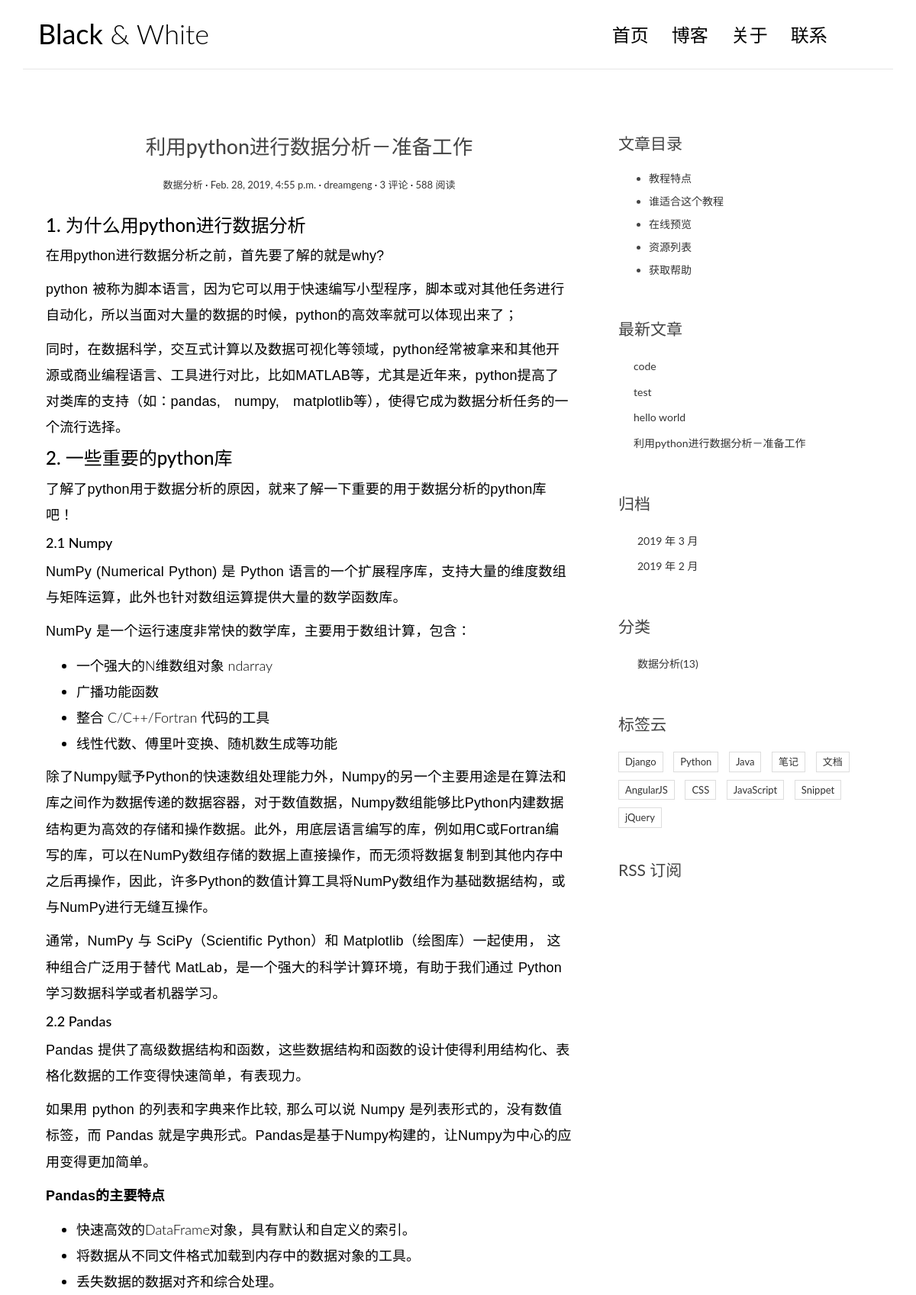
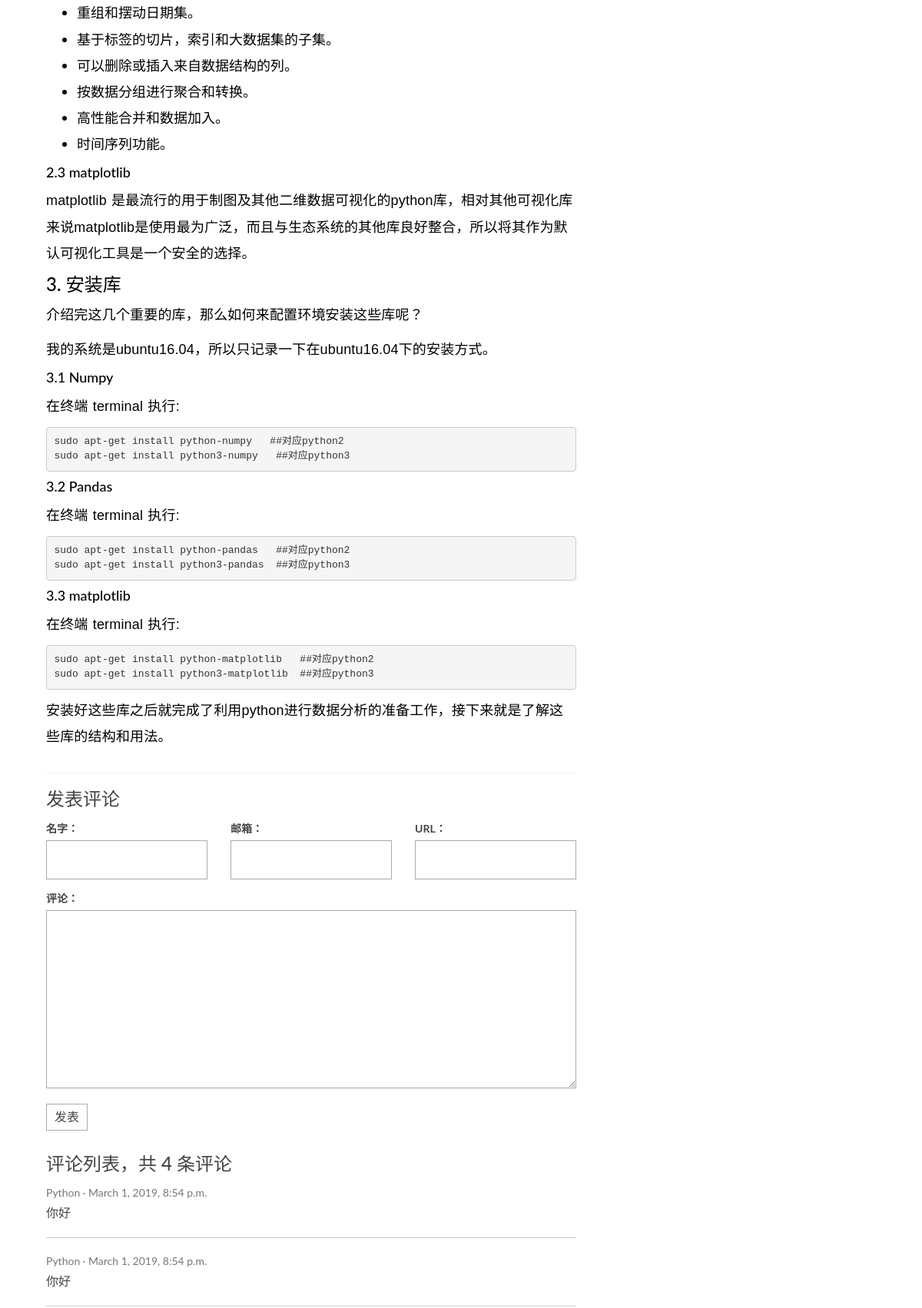
The app's page /post/2/ (upper part) with its own data (2 pictures, top to bottom).
### blog/models.py (models this page shows, shortened)
class Post(models.Model):
	title = models.CharField(max_length=80)
	body = models.TextField()
	created_time = models.DateTimeField()
	modified_time = models.DateTimeField()
	excerpt = models.CharField(max_length=200, blank=True)
	category = models.ForeignKey(Category, on_delete=models.CASCADE)
	tags = models.ManyToManyField(Tag, blank=True)
	author = models.ForeignKey(User, on_delete=models.CASCADE)
	def get_absolute_url(self):
		return reverse('blog:detail', kwargs={'pk': self.pk})
	class Meta:
		ordering = ['-created_time']

class Category(models.Model):
	name = models.CharField(max_length=100)

### comments/models.py (models this page shows, shortened)
class Comment(models.Model):
	name = models.CharField(max_length=100)
	email = models.EmailField(max_length=255)
	text = models.TextField()
	url = models.URLField(blank=True)
	created_time = models.DateTimeField(auto_now_add=True)
	post = models.ForeignKey('blog.Post', on_delete=models.CASCADE)

### blog/views.py (the view)
# urls.py: url(r'^post/(?P<pk>[0-9]+)/$', views.detail, name='detail'), # 把相关的 URL 和视图函数绑定在一起
def detail(request, pk):
	post = get_object_or_404(Post, pk=pk)
	post.body = markdown.markdown(post.body,
								extensions=[
								'markdown.extensions.extra',
								'markdown.extensions.codehilite',
								'markdown.extensions.toc',
								])
	form = CommentForm()
	comment_list = post.comment_set.all()
	context = {'post': post,
				'form': form,
				'comment_list': comment_list
	}
	return render(request, 'blog/detail.html', context=context)

### comments/forms.py
class CommentForm(forms.ModelForm):
	class Meta:
		model = Comment
		fields = ['name', 'email', 'url', 'text']

### blog/templatetags/blog_tags.py (called while the page is built)
@register.simple_tag
def get_recent_posts(num=5):
	return Post.objects.all().order_by('-created_time')[:num]

@register.simple_tag
def archives():
	return Post.objects.dates('created_time', 'month', order='DESC')

@register.simple_tag
def get_category():
	return Category.objects.all()

### templates/blog/detail.html (shortened to what this page needs)
{% extends 'base.html' %}
{% block main %}
    <article class="post post-{{ post.pk }}">
        <header class="entry-header">
            <h1 class="entry-title">{{ post.title }}</h1>
            <div class="entry-meta">
                <span class="post-category"><a href="#">{{ post.category.name }}</a></span>
                <span class="post-date"><a href="#"><time class="entry-date"
                                                          datetime="{{ post.created_time }}">{{ post.created_time }}</time></a></span>
                <span class="post-author"><a href="#">{{ post.author }}</a></span>
                <span class="comments-link"><a href="#">{{ post.comment_set.count }} 评论</a></span>
                <span class="views-count"><a href="#">588 阅读</a></span>
            </div>
        </header>
        <div class="entry-content clearfix">
            {{ post.body|safe }}
        </div>
    </article>
    <section class="comment-area" id="comment-area">
        <hr>
        <h3>发表评论</h3>
        <form action="{% url 'comments:post_comment' post.pk %}" method="post" class="comment-form">
          <div class="row">
            <div class="col-md-4">
              <label for="{{ form.name.id_for_label }}">名字：</label>
              {{ form.name }}
            </div>
            <div class="col-md-4">
              <label for="{{ form.email.id_for_label }}">邮箱：</label>
              {{ form.email }}
            </div>
            <div class="col-md-4">
              <label for="{{ form.url.id_for_label }}">URL：</label>
              {{ form.url }}
            </div>
            <div class="col-md-12">
              <label for="{{ form.text.id_for_label }}">评论：</label>
              {{ form.text }}
              <button type="submit" class="comment-btn">发表</button>
            </div>
          </div>
        </form>
        <div class="comment-list-panel">
            <h3>评论列表，共 <span>4</span> 条评论</h3>
            <ul class="comment-list list-unstyled">
              {% for comment in comment_list %}
              <li class="comment-item">
                <span class="nickname">{{ comment.name }}</span>
                <time class="submit-date">{{ comment.created_time }}</time>
                <div class="text">
                  {{ comment.text }}
                </div>
              </li>
              {% empty %}
              暂无评论
              {% endfor %}
            </ul>
        </div>
    </section>
{% endblock main %}
{% block toc %}
    <div class="widget widget-content">
        <h3 class="widget-title">文章目录</h3>
        <ul>
            <li>
                <a href="#">教程特点</a>
            </li>
            <li>
                <a href="#">谁适合这个教程</a>
            </li>
            <li>
                <a href="#">在线预览</a>
            </li>
            <li>
                <a href="#">资源列表</a>
            </li>
            <li>
                <a href="#">获取帮助</a>
            </li>
        </ul>
    </div>
{% endblock toc %}

### templates/base.html (shortened to what this page needs)
{% load staticfiles %}
{% load blog_tags %}
<!DOCTYPE html>
<html>
<head>
    <link rel="stylesheet" href="http://code.ionicframework.com/ionicons/2.0.1/css/ionicons.min.css">
    <link rel="stylesheet" href="{% static 'blog/css/bootstrap.min.css' %}">
    <link rel="stylesheet" href="{% static 'blog/css/pace.css' %}">
    <link rel="stylesheet" href="{% static 'blog/css/custom.css' %}">
    <link rel="stylesheet" href="{% static 'blog/css/highlights/github.css' %}">
</head>
<body>
<div class="container">
    <header id="site-header">
        <div class="row">
            <div class="col-md-4 col-sm-5 col-xs-8">
                <div class="logo">
                    <h1><a href="{% url 'blog:index' %}"><b>Black</b> &amp; White</a></h1>
                </div>
            </div>
            <div class="col-md-8 col-sm-7 col-xs-4">
                <nav class="main-nav" role="navigation">
                    <div class="collapse navbar-collapse" id="bs-example-navbar-collapse-1">
                        <ul class="nav navbar-nav navbar-right">
                            <li class="cl-effect-11"><a href="{% url 'blog:index' %}">首页</a></li>
                            <li class="cl-effect-11"><a href="full-width.html" data-hover="博客">博客</a></li>
                            <li class="cl-effect-11"><a href="about.html" data-hover="关于">关于</a></li>
                            <li class="cl-effect-11"><a href="contact.html" data-hover="联系">联系</a></li>
                        </ul>
                    </div>
                </nav>
            </div>
        </div>
    </header>
</div>
<div class="content-body">
    <div class="container">
        <div class="row">
            <main class="col-md-8">
                {% block main %}
                {% endblock main %}
            </main>
            <aside class="col-md-4">
                {% block toc %}
                {% endblock toc %}
                <div class="widget widget-recent-posts">
                    <h3 class="widget-title">最新文章</h3>
                    {% get_recent_posts as recent_post_list %}
                    <ul>
                        {% for post in recent_post_list %}
                        <li>
                            <a href="{{ post.get_absolute_url }}">{{ post.title }}</a>
                        </li>
                        {% empty %}
                        暂无文章！
                        {% endfor %}
                    </ul>
                </div>
                <div class="widget widget-archives">
                    <h3 class="widget-title">归档</h3>
                    {% archives as date_list %}
                    <ul>
                        {% for date in date_list %}
                        <li>
                            <a href="{% url 'blog:archives' date.year date.month %}">{{ date.year }} 年 {{ date.month }} 月</a>
                        </li>
                        {% empty %}
                        暂无归档！
                        {% endfor %}
                    </ul>
                </div>
                <div class="widget widget-category">
                    <h3 class="widget-title">分类</h3>
                    {% get_category as category_list %}
                    <ul>
                        {% for category in category_list %}
                        <li>
                            <a href="{% url 'blog:category' category.pk %}">{{ category.name }}<span class="post-count">(13)</span></a>
                        </li>
                        {% empty %}
                        暂无分类！
                        {% endfor %}
                    </ul>
                </div>
                <div class="widget widget-tag-cloud">
                    <h3 class="widget-title">标签云</h3>
                    <ul>
                        <li>
                            <a href="#">Django</a>
                        </li>
                        <li>
                            <a href="#">Python</a>
                        </li>
                        <li>
                            <a href="#">Java</a>
                        </li>
                        <li>
                            <a href="#">笔记</a>
                        </li>
                        <li>
                            <a href="#">文档</a>
                        </li>
                        <li>
                            <a href="#">AngularJS</a>
                        </li>
                        <li>
                            <a href="#">CSS</a>
                        </li>
                        <li>
                            <a href="#">JavaScript</a>
                        </li>
                        <li>
                            <a href="#">Snippet</a>
                        </li>
                        <li>
                            <a href="#">jQuery</a>
                        </li>
                    </ul>
                </div>
                <div class="rss">
                    <a href=""> RSS 订阅</a>
                </div>
            </aside>
        </div>
    </div>
</div>
</body>
</html>

### blog/static/blog/css/custom.css (style rules this page uses)
* { outline: none; }
h1, h2, h3, h4, h5, h6 { margin-top: 0; }
b { font-weight: 400; }
a { color: #333; }
body { color: #444; font-family: 'Lato', sans-serif; }
p { font-family: 'Ubuntu', sans-serif; font-weight: 400; word-spacing: 1px; letter-spacing: 0.01em; }
#site-header { background-color: #FFF; padding: 25px 20px; margin-bottom: 40px; border-bottom: 1px solid #e7e7e7; }
.logo h1 a { color: #000; }
.logo h1 { margin: 0; font-family: 'Lato', sans-serif; font-weight: 300; }
.main-nav { margin-top: 11px; max-width: 95%; }
.main-nav a { color: #000000 !important; padding: 0 0 5px 0 !important; margin-right: 30px; font-family: 'Lato', sans-serif; font-weight: 300; font-size: 24px; }
.cl-effect-11 a { padding: 10px 0; color: #0972b4; text-shadow: none; }
.cl-effect-11 a::before { position: absolute; top: 0; left: 0; overflow: hidden; padding: 0 0 5px 0 !important; max-width: 0; border-bottom: 1px solid #000; color: #000; content: attr(data-hover); white-space: nowrap; -webkit-transition: max-width 0.5s; -moz-transition: max-width 0.5s; transition: max-width 0.5s; }
.content-body { padding-bottom: 4em; }
.post { background: #fff; padding: 30px 30px 0; }
.entry-title { text-align: center; font-size: 1.9em; margin-bottom: 20px; line-height: 1.6; padding: 10px 20px 0; }
.entry-meta { text-align: center; color: #DDDDDD; font-size: 13px; margin-bottom: 30px; }
.entry-content { font-size: 18px; line-height: 1.9; font-weight: 300; color: #000; }
.post-category::after, .post-date::after, .post-author::after, .comments-link::after { content: ' ·'; color: #000; }
.widget { background: #fff; padding: 30px 0 0; }
.widget-title { font-size: 1.5em; margin-bottom: 20px; line-height: 1.6; padding: 10px 0 0; font-weight: 400; }
.widget-recent-posts ul { padding: 0; margin: 0; padding-left: 20px; }
.widget-recent-posts ul li { list-style-type: none; position: relative; line-height: 170%; margin-bottom: 10px; }
.widget-recent-posts ul li::before { content: '\f3d3'; font-family: "Ionicons"; position: absolute; left: -17px; top: 3px; font-size: 16px; color: #000; }
.widget-archives ul { padding: 0; margin: 0; padding-left: 25px; }
.widget-archives ul li { list-style-type: none; position: relative; line-height: 170%; margin-bottom: 10px; }
.widget-archives ul li::before { content: '\f3f3'; font-family: "Ionicons"; position: absolute; left: -25px; top: 1px; font-size: 16px; color: #000; }
.widget-category ul { padding: 0; margin: 0; padding-left: 25px; }
.widget-category ul li { list-style-type: none; position: relative; line-height: 170%; margin-bottom: 10px; }
.widget-category ul li::before { content: '\f3fe'; font-family: "Ionicons"; position: absolute; left: -25px; top: 1px; font-size: 18px; color: #000; }
.widget-tag-cloud ul { padding: 0; margin: 0; margin-right: -10px; }
.widget-tag-cloud ul li { list-style-type: none; font-size: 13px; display: inline-block; margin-right: 10px; margin-bottom: 10px; padding: 3px 8px; border: 1px solid #ddd; }
.widget-content ul li { margin-bottom: 10px; }
.rss { font-size: 21px; margin-top: 30px; }
.rss a { color: #444; }
.contact-form input, .comment-form input { border: 1px solid #aaa; margin-bottom: 15px; width: 100%; padding: 15px 15px; font-size: 16px; line-height: 100%; transition: 0.4s border-color linear; }
.contact-form textarea, .comment-form textarea { border: 1px solid #aaa; margin-bottom: 15px; width: 100%; padding: 15px 15px; font-size: 16px; line-height: 20px !important; min-height: 183px; transition: 0.4s border-color linear; }
.comment-area { padding: 0 30px 0; }
.comment-form { margin-top: 15px; }
.comment-form .comment-btn { background-color: #fff; border: 1px solid #aaa; font-size: 16px; padding: 5px 10px; }
.comment-list-panel { margin-top: 30px; }
.comment-list { margin-top: 15px; }
.comment-item:not(:last-child) { border-bottom: 1px #ccc solid; margin-bottom: 20px; padding-bottom: 20px; }
.comment-item .nickname, .comment-item .submit-date { color: #777; font-size: 14px; }
.comment-item .nickname:after { content: ' ·'; }
.comment-item .text { padding-top: 5px; font-size: 16px; }

### records on screen
Post: title "利用python进行数据分析－准备工作", category.name "数据分析", created_time "Feb. 28, 2019, 4:55 p.m.", author "dreamgeng", comment_set.count "3", body "1. 为什么用python进行数据分析 在用python进行数据分析之前，首先要了解的就是why? python 被称为脚本语言，因为它可以用于快速编写小型程序，脚本或对其他任务进行自动化，所以当面对大量的数据的时候，python的高效率就可以体现出来了； 同时，在数据科学，交互式计算以及数据可视化等领域，python经常被拿来和其他开源或商业编程语言、工具进行对比，比如MATLAB等，尤其是近年来，python提高了对类库的支持（如：pandas, numpy, matplotlib等），使得它成为数据分析任务的一个流行选择。 2. 一些重要的python库 了解了python用于数据分析的原因，就来了解一下重要的用于数据分析的python库吧！ 2.1 Numpy NumPy (Numerical Python) 是 Python 语言的一个扩展程序库，支持大量的维度数组与矩阵运算，此外也针对数组运算提供大量的数学函数库。 NumPy 是一个运行速度非常快的数学库，主要用于数组计算，包含： 一个强大的N维数组对象 ndarray 广播功能函数 整合 C/C++/Fortran 代码的工具 线性代数、傅里叶变换、随机数生成等功能…"
Comment: name "Python", created_time "March 1, 2019, 8:54 p.m.", text "你好"
Comment: name "Python", created_time "March 1, 2019, 8:54 p.m.", text "你好"
Post: title "code"
Post: title "test"
Post: title "hello world"
Category: name "数据分析"

### other values on screen
{{ date.year }} "2019" "2019"
{{ date.month }} "3" "2"
